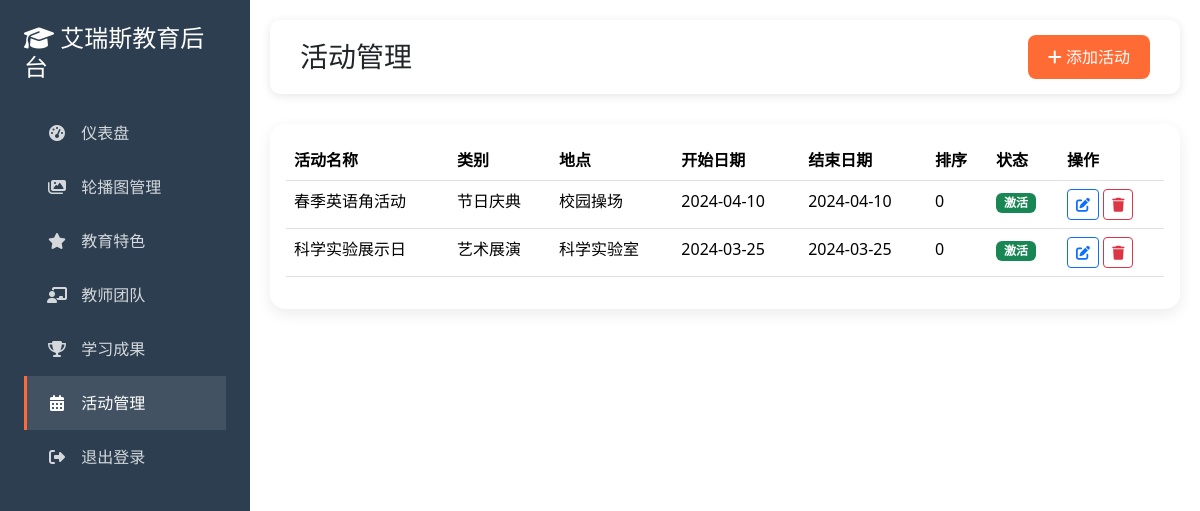
The page /admin/activities.php (signed in) on the database its author committed.
### tables this page shows
CREATE TABLE IF NOT EXISTS activities (
    id INT AUTO_INCREMENT PRIMARY KEY,
    title VARCHAR(255) NOT NULL,
    category VARCHAR(100) NOT NULL,
    description TEXT,
    image_url VARCHAR(500),
    location VARCHAR(255),
    start_date DATE,
    end_date DATE,
    sort_order INT DEFAULT 0,
    status ENUM('active', 'inactive') DEFAULT 'active',
    created_at TIMESTAMP DEFAULT CURRENT_TIMESTAMP,
    updated_at TIMESTAMP DEFAULT CURRENT_TIMESTAMP ON UPDATE CURRENT_TIMESTAMP
);

### admin/activities.php (the view, shortened to what this page needs)
<?php
$db = Database::getInstance()->getConnection();
$activities = $db->query("SELECT * FROM activities ORDER BY sort_order ASC, start_date DESC")->fetchAll();
$edit_activity = null;
?>
<!DOCTYPE html>
<html lang="zh-CN">
<head>
    <link href="https://cdn.jsdelivr.net/npm/bootstrap@5.3.2/dist/css/bootstrap.min.css" rel="stylesheet">
    <link href="https://cdnjs.cloudflare.com/ajax/libs/font-awesome/6.4.0/css/all.min.css" rel="stylesheet">
</head>
<body>
    <?php include 'sidebar.php'; ?>
    <div class="main-content">
        <div class="header">
            <div class="d-flex justify-content-between align-items-center">
                <h3 class="mb-0">活动管理</h3>
                <a href="activities.php?action=add" class="btn btn-primary">
                    <i class="fas fa-plus"></i> 添加活动
                </a>
            </div>
        </div>
        <?php if (isset($_GET['action']) && $_GET['action'] === 'add' || $edit_activity): ?>
            <div class="card">
                <div class="card-header">
                    <h5 class="card-title"><?php echo $edit_activity ? '编辑活动' : '添加活动'; ?></h5>
                </div>
                <div class="card-body">
                    <form method="POST">
                        <input type="hidden" name="action" value="<?php echo $edit_activity ? 'edit' : 'add'; ?>">
                        <?php if ($edit_activity): ?>
                            <input type="hidden" name="id" value="<?php echo $edit_activity['id']; ?>">
                        <?php endif; ?>
                        <div class="mb-3">
                            <label class="form-label">活动名称</label>
                            <input type="text" class="form-control" name="title"
                                   value="<?php echo $edit_activity ? $edit_activity['title'] : ''; ?>" required>
                        </div>
                        <div class="row">
                            <div class="col-md-6">
                                <div class="mb-3">
                                    <label class="form-label">类别</label>
                                    <select class="form-control" name="category" required>
                                        <option value="">请选择</option>
                                        <option value="节日庆典" <?php echo ($edit_activity && $edit_activity['category'] === '节日庆典') ? 'selected' : ''; ?>>节日庆典</option>
                                        <option value="比赛竞赛" <?php echo ($edit_activity && $edit_activity['category'] === '比赛竞赛') ? 'selected' : ''; ?>>比赛竞赛</option>
                                        <option value="户外探索" <?php echo ($edit_activity && $edit_activity['category'] === '户外探索') ? 'selected' : ''; ?>>户外探索</option>
                                        <option value="艺术展演" <?php echo ($edit_activity && $edit_activity['category'] === '艺术展演') ? 'selected' : ''; ?>>艺术展演</option>
                                        <option value="其他" <?php echo ($edit_activity && $edit_activity['category'] === '其他') ? 'selected' : ''; ?>>其他</option>
                                    </select>
                                </div>
                            </div>
                            <div class="col-md-6">
                                <div class="mb-3">
                                    <label class="form-label">活动地点</label>
                                    <input type="text" class="form-control" name="location"
                                           value="<?php echo $edit_activity ? $edit_activity['location'] : ''; ?>" required>
                                </div>
                            </div>
                        </div>
                        <div class="mb-3">
                            <label class="form-label">活动描述</label>
                            <textarea class="form-control" name="description" rows="3" required><?php echo $edit_activity ? $edit_activity['description'] : ''; ?></textarea>
                        </div>
                        <div class="mb-3">
                            <label class="form-label">图片URL</label>
                            <input type="text" class="form-control" name="image_url"
                                   value="<?php echo $edit_activity ? $edit_activity['image_url'] : ''; ?>">
                            <?php if ($edit_activity && $edit_activity['image_url']): ?>
                                <img src="<?php echo $edit_activity['image_url']; ?>" class="preview-image" alt="预览">
                            <?php endif; ?>
                        </div>
                        <div class="row">
                            <div class="col-md-6">
                                <div class="mb-3">
                                    <label class="form-label">开始日期</label>
                                    <input type="date" class="form-control" name="start_date"
                                           value="<?php echo $edit_activity ? $edit_activity['start_date'] : ''; ?>" required>
                                </div>
                            </div>
                            <div class="col-md-6">
                                <div class="mb-3">
                                    <label class="form-label">结束日期</label>
                                    <input type="date" class="form-control" name="end_date"
                                           value="<?php echo $edit_activity ? $edit_activity['end_date'] : ''; ?>">
                                </div>
                            </div>
                        </div>
                        <div class="mb-3">
                            <label class="form-label">排序</label>
                            <input type="number" class="form-control" name="sort_order"
                                   value="<?php echo $edit_activity ? $edit_activity['sort_order'] : '0'; ?>" required>
                        </div>
                        <?php if ($edit_activity): ?>
                            <div class="mb-3">
                                <label class="form-label">状态</label>
                                <select class="form-control" name="status">
                                    <option value="active" <?php echo $edit_activity['status'] === 'active' ? 'selected' : ''; ?>>激活</option>
                                    <option value="inactive" <?php echo $edit_activity['status'] === 'inactive' ? 'selected' : ''; ?>>禁用</option>
                                </select>
                            </div>
                        <?php endif; ?>
                        <div class="d-flex gap-2">
                            <button type="submit" class="btn btn-primary">保存</button>
                            <a href="activities.php" class="btn btn-secondary">取消</a>
                        </div>
                    </form>
                </div>
            </div>
        <?php else: ?>
            <div class="card">
                <div class="card-body">
                    <?php if (empty($activities)): ?>
                        <p class="text-muted text-center">暂无活动数据</p>
                    <?php else: ?>
                        <div class="table-responsive">
                            <table class="table table-hover">
                                <thead>
                                    <tr>
                                        <th>活动名称</th>
                                        <th>类别</th>
                                        <th>地点</th>
                                        <th>开始日期</th>
                                        <th>结束日期</th>
                                        <th>排序</th>
                                        <th>状态</th>
                                        <th>操作</th>
                                    </tr>
                                </thead>
                                <tbody>
                                    <?php foreach ($activities as $activity): ?>
                                        <tr>
                                            <td><?php echo $activity['title']; ?></td>
                                            <td><?php echo $activity['category']; ?></td>
                                            <td><?php echo $activity['location']; ?></td>
                                            <td><?php echo date('Y-m-d', strtotime($activity['start_date'])); ?></td>
                                            <td><?php echo $activity['end_date'] ? date('Y-m-d', strtotime($activity['end_date'])) : '同开始日期'; ?></td>
                                            <td><?php echo $activity['sort_order']; ?></td>
                                            <td>
                                                <span class="badge bg-<?php echo $activity['status'] === 'active' ? 'success' : 'secondary'; ?>">
                                                    <?php echo $activity['status'] === 'active' ? '激活' : '禁用'; ?>
                                                </span>
                                            </td>
                                            <td>
                                                <a href="activities.php?edit=<?php echo $activity['id']; ?>" class="btn btn-sm btn-outline-primary">
                                                    <i class="fas fa-edit"></i>
                                                </a>
                                                <form method="POST" style="display: inline-block;" onsubmit="return confirm('确定删除这个活动吗？')">
                                                    <button type="submit" class="btn btn-sm btn-outline-danger">
                                                        <i class="fas fa-trash"></i>
                                                    </button>
                                                </form>
                                            </td>
                                        </tr>
                                    <?php endforeach; ?>
                                </tbody>
                            </table>
                        </div>
                    <?php endif; ?>
                </div>
            </div>
        <?php endif; ?>
    </div>
</body>
</html>

### admin/sidebar.php (style rules this page uses)
.main-content { margin-left: 250px; padding: 20px; }
.header { background: white; padding: 15px 30px; border-radius: 10px; box-shadow: 0 2px 10px rgba(0, 0, 0, 0.1); margin-bottom: 30px; }
.card { border: none; border-radius: 15px; box-shadow: 0 5px 15px rgba(0, 0, 0, 0.08); margin-bottom: 30px; }
.btn-primary { background: #FF6B35; border: none; padding: 10px 20px; border-radius: 8px; font-weight: 500; }

### rows shown on the page
activities: title "春季英语角活动", category "节日庆典", location "校园操场", start_date "2024-04-10", end_date "2024-04-10", sort_order "0", status "激活"
activities: title "科学实验展示日", category "艺术展演", location "科学实验室", start_date "2024-03-25", end_date "2024-03-25", sort_order "0", status "激活"
